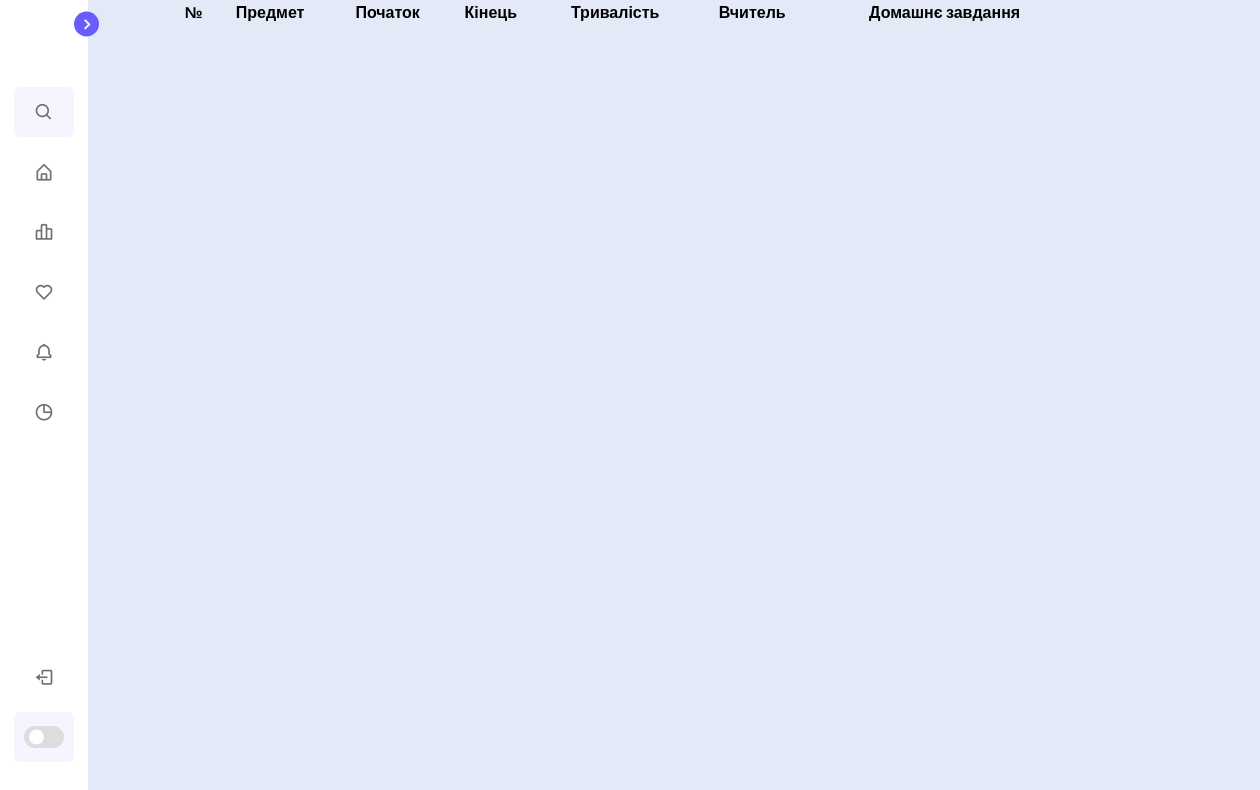
Page /bases (signed in) on the earlier database version.
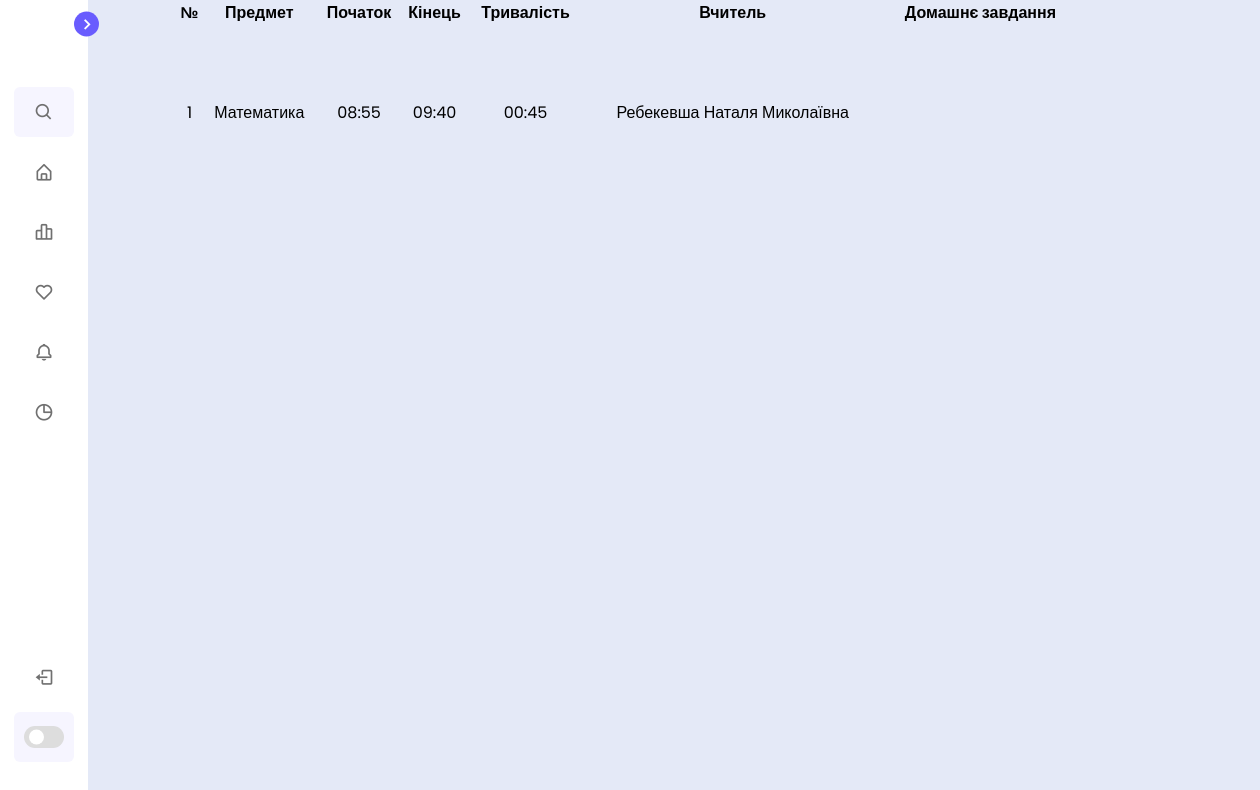
Same page on the later database version.
### bases/models.py (models this page shows, shortened)
class Lesson(models.Model):
    subject = models.ForeignKey(Subject, on_delete=models.CASCADE, related_name='lessons')
    start = models.DateTimeField('Початок')
    finish = models.DateTimeField('Кінець')
    duration = models.TimeField('Тривалість')
    teacher = models.ForeignKey(Teacher, on_delete=models.CASCADE, related_name='lessons')
    groups = models.ManyToManyField(Group, related_name='lessons', blank=True)

class Subject(models.Model):
    title = models.CharField('Назва', max_length=50)
    science = models.CharField('Наука', max_length=50)

class Teacher(models.Model):
    name = models.CharField('ПІБ', max_length=100)

### bases/views.py (the view)
# urls.py: path('', views.bases_home, name='bases_home')
@login_required
def bases_home(request):
    user_groups = request.user.groups.values_list('id', flat=True)
    lessons = Lesson.objects.filter(groups__in=user_groups).distinct()
    teachers = Teacher.objects.all()
    subjects = Subject.objects.all()
    homework = Homework.objects.all()
    context = {
        'lessons': lessons,
        'teachers': teachers,
        'subjects': subjects,
        'homework': homework
    }
    return render(request, 'bases/index.html', context)

### bases/templates/bases/index.html (shortened to what this page needs)
{% load static %}
<!DOCTYPE html>
<html lang="ua">
<head>
    <link rel="stylesheet" href="{% static 'bases/css/bases.css' %}">
    <link rel="stylesheet" href="https://unpkg.com/boxicons@2.1.1/css/boxicons.min.css">
</head>
<body>
    <nav class="sidebar close">
        <header>
            <div class="image-text">
            </div>
            <i class="bx bx-chevron-right toggle"></i>
        </header>
        <div class="menu-bar">
            <div class="menu">
                <li class="search-box">
                    <i class="bx bx-search icon"></i>
                </li>
                <ul class="menu-links">
                    <li class="nav-link">
                        <a href="/">
                            <i class="bx bx-home-alt icon"></i>
                        </a>
                    </li>
                    <li class="nav-link">
                        <a href="/bases">
                            <i class="bx bx-bar-chart-alt-2 icon"></i>
                        </a>
                    </li>
                    <li class="nav-link">
                        <a href="/grade">
                            <i class="bx bx-heart icon"></i>
                        </a>
                    </li>
                    <li class="nav-link">
                        <a href="#">
                            <i class="bx bx-bell icon"></i>
                        </a>
                    </li>
                    <li class="nav-link">
                        <a href="#">
                            <i class="bx bx-pie-chart-alt icon"></i>
                        </a>
                    </li>
                </ul>
            </div>
            <div class="bottom-content">
                <li class="">
                    <a href="{% url 'logout_and_clear_cache' %}">
                        <i class="bx bx-log-out icon"></i>
                    </a>
                </li>
                <li class="mode">
                    <div class="toggle-switch">
                        <span class="switch"></span>
                    </div>
                </li>
            </div>
        </div>
    </nav>
    <section class="home">
        <div id="mainContent" class="content">
            <div class="table-container">
                <table class="table table-striped table-hover">
                    <thead>
                        <tr>
                            <th scope="col">№</th>
                            <th scope="col">Предмет</th>
                            <th scope="col">Початок</th>
                            <th scope="col">Кінець</th>
                            <th scope="col">Тривалість</th>
                            <th scope="col">Вчитель</th>
                            <th scope="col">Домашнє завдання</th>
                        </tr>
                    </thead>
                    <tbody>
                        {% for lesson in lessons %}
                        <tr>
                            <td>{{ forloop.counter }}</td>
                            <td>{{ lesson.subject.title }}</td>
                            <td>{{ lesson.start|time:"H:i" }}</td>
                            <td>{{ lesson.finish|time:"H:i" }}</td>
                            <td>{{ lesson.duration|time:"H:i" }}</td>
                            <td>{{ lesson.teacher.name }}</td>
                            <td>
                            </td>
                        </tr>
                        {% endfor %}
                    </tbody>
                </table>
            </div>
        </div>
    </section>
</body>
</html>

Differences in the rows shown:
added Lesson: subject "Математика", start "08:55", finish "09:40", duration "00:45", teacher.name "Ребекевша Наталя Миколаївна"
